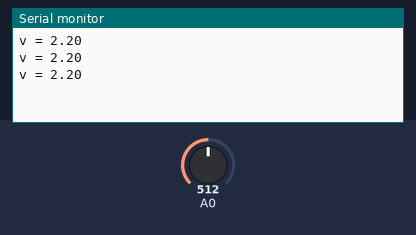
Recording of a sketch running on a simulated Arduino Uno, built with avr-gcc and run on an emulated ATmega328P. Parts: the last lines printed to the serial monitor. Inputs (shaded band) come from the test bench; at power-on: A0 = 512.

Above: at 1.5 s.
1.6 s: A0 set to 716
At 2.7 s:
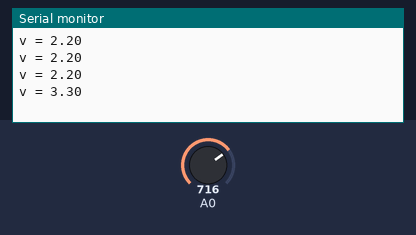
3.1 s: A0 set to 900
At 4.1 s:
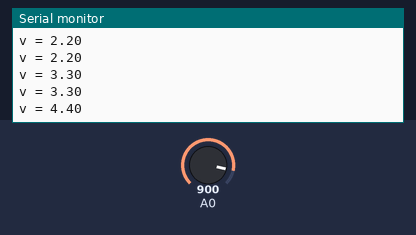
Timing chart, 0 to 6.1 s (numbered marks = the images above; inputs shaded):
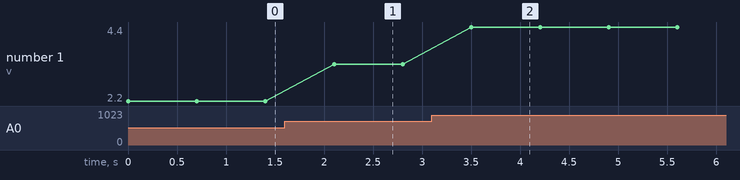

The sketch:

practica_3_51.ino
```cpp
float RA=1000;//Byron Alejandro Pineda Barrientos
//2022121

float RB=10000;

void setup()
{
  Serial.begin(9600);
}
void loop()
{
float V=(analogRead(A0)*5)/1023;
float Resultado=(V/(RB/(RA + RB)));
Serial.print("v = ");
Serial.println(Resultado);
delay(700);
}
```

Measured:
- after the input at 1.6 s, the serial monitor: prints a new line after 0.50 s (image 1)
- after the input at 3.1 s, the serial monitor: prints a new line after 0.40 s (image 2)
- plotted number 1: 2.2 → 3.3 after the input at 1.6 s, 3.3 → 4.4 after the input at 3.1 s
